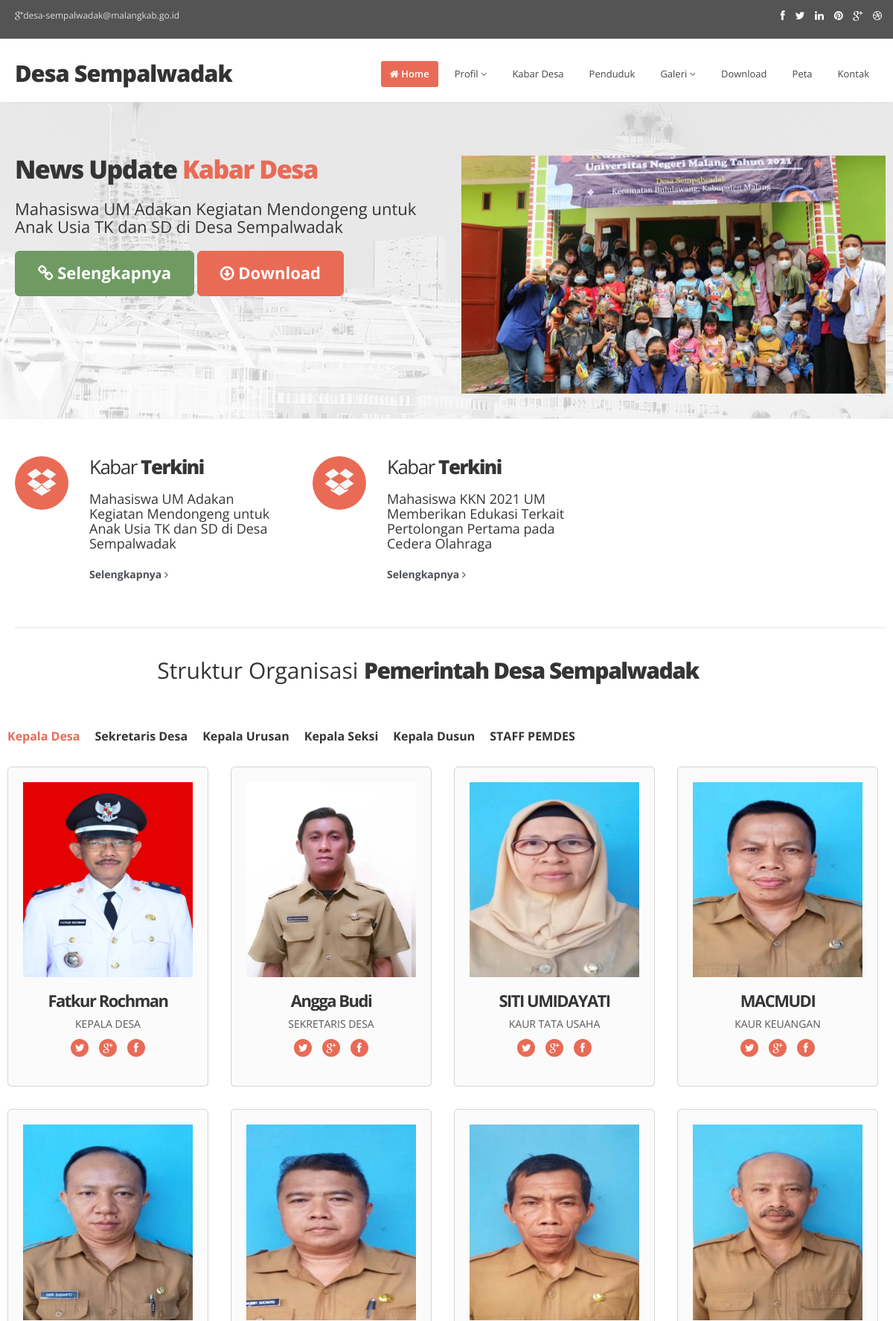
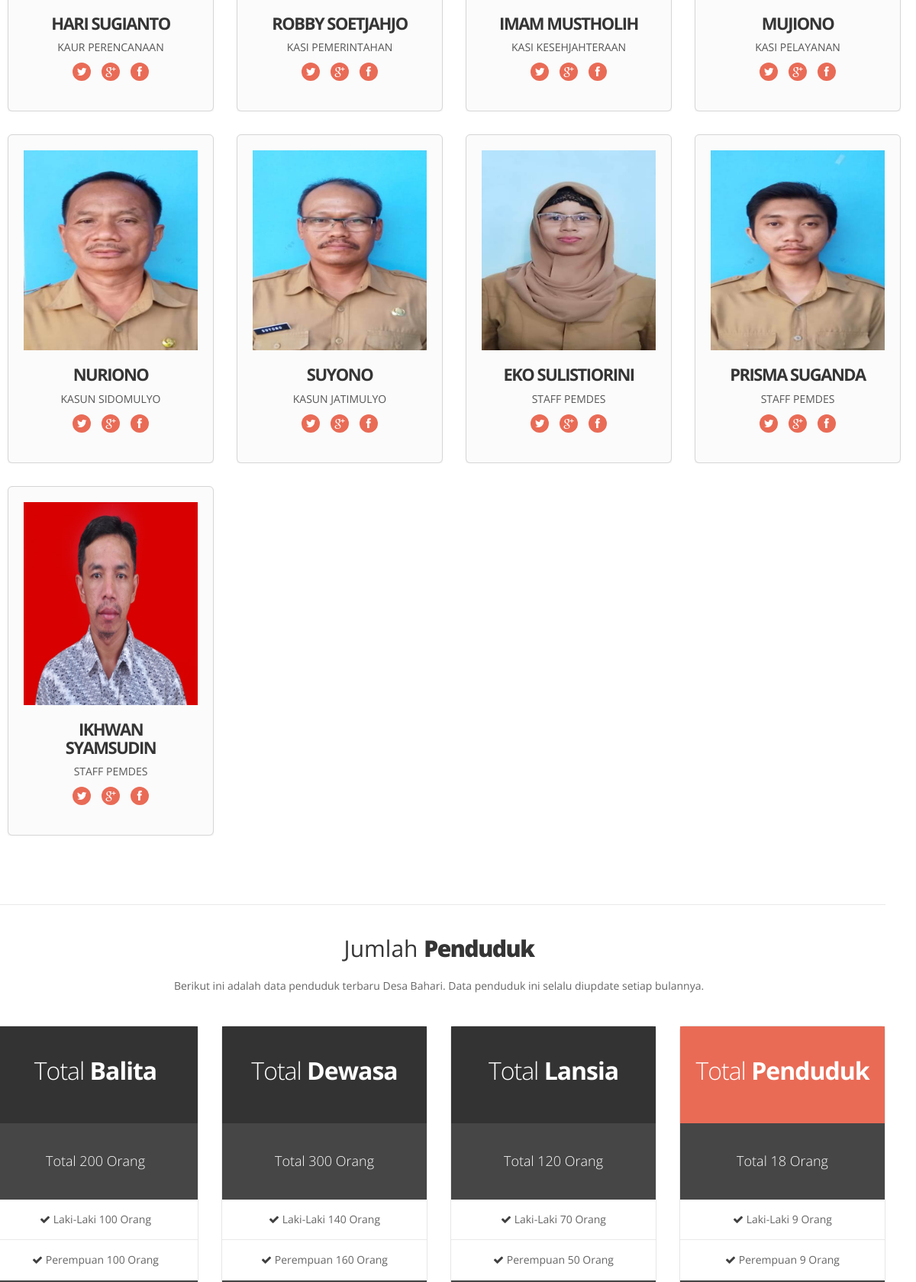
The page / (upper part) on the database its author committed (2 pictures, top to bottom).
### tables this page shows
CREATE TABLE `artikel` (
  `id` int(11) NOT NULL,
  `title` varchar(100) NOT NULL,
  `content` text NOT NULL,
  `image` varchar(128) NOT NULL DEFAULT 'default.jpg',
  `url` varchar(100) NOT NULL,
  `counter` int(3) NOT NULL,
  `date_created` int(11) NOT NULL,
  `category_id` int(11) NOT NULL
);

### application/controllers/Home.php (called while the page is built, shortened)
<?php
class Home extends CI_Controller
{
    public function __construct()
    {
        $this->load->model('kategori_m');
        $this->load->model('artikel_m');
        $this->load->model('penduduk_m');
    }
    public function index()
    {
        $penduduk = $this->penduduk_m;
        $data['penduduk'] = $penduduk->countAll();
        $kategori = $this->kategori_m;
        $artikel = $this->artikel_m;
        $data['kategori'] = $kategori->getAll();
        $data['news'] = $artikel->kabarTerkini();
        $data['recent'] = $artikel->recentArtikel();
        $data['title'] = "Selamat Datang";
        $this->load->view('themes/header', $data);
        $this->load->view('themes/top-menu', $data);
        $this->load->view('themes/slide-show');
        $this->load->view('themes/kabar-terkini', $data);
        $this->load->view('themes/struktur-organisasi');
        $this->load->view('themes/jumlah-penduduk');
        $this->load->view('themes/testimoni');
        $this->load->view('themes/recent-artikel');
        $this->load->view('themes/footer');
    }
}

### index.php (called while the page is built, shortened)
<?php
require_once BASEPATH.'core/CodeIgniter.php';

### application/models/Artikel_m.php (called while the page is built, shortened)
<?php
class Artikel_m extends CI_Model
{
    private $_table = "artikel";
    public function kabarTerkini()
    {
        $this->db->order_by('id', 'desc');
        $this->db->limit(3);
        return $this->db->get($this->_table)->result_array();
    }
    public function recentArtikel()
    {
        $this->db->order_by('id', 'desc');
        $this->db->limit(4);
        return $this->db->get($this->_table)->result_array();
    }
}

### application/views/themes/slide-show.php (the view)
<section id="featured">
    <div class="camera_wrap" id="camera-slide">
        <?php foreach ($news as $row) : ?>
            <div data-src="<?php echo base_url('public/'); ?>img/slides/camera/slide1/img1.jpg">
                <div class="camera_caption fadeFromLeft">
                    <div class="container">
                        <div class="row">
                            <div class="span6">
                                <h2 class="animated fadeInDown"><strong>News Update <span class="colored">Kabar Desa</span></strong></h2>
                                <h5 class="animated fadeInUp"> <?= $row['title']; ?></h5>
                                <a href="<?php echo base_url(); ?>artikel/readmore/<?php echo $row['id']; ?>" class="btn btn-success btn-large animated fadeInUp">
                                    <i class="icon-link"></i> Selengkapnya
                                </a>
                                <a href="#" class="btn btn-theme btn-large animated fadeInUp">
                                    <i class="icon-download"></i> Download
                                </a>
                            </div>
                            <div class="span6">
                                <img src="<?= base_url('upload_file/images/' . $row['image']); ?>" alt="" class="animated bounceInDown delay1" />
                            </div>
                        </div>
                    </div>
                </div>
            </div>
        <?php endforeach; ?>
    </div>
</section>

### application/views/themes/kabar-terkini.php
<section id="content">
    <div class="container">
        <div class="row">
            <div class="span12">
                <div class="row">
                    <?php foreach ($news as $row) : ?>
                        <div class="span4">
                            <div class="box flyIn">
                                <div class="icon">
                                    <i class="ico icon-circled icon-bgdark icon-dropbox active icon-3x"></i>
                                </div>
                                <div class="text">
                                    <h4>Kabar <strong>Terkini</strong></h4>
                                    <h6><?= $row['title']; ?></h6>
                                    <a href="<?php echo base_url(); ?>artikel/readmore/<?php echo $row['id']; ?>" class="readmore">Selengkapnya <i class="icon-angle-right"></i></a>
                                </div>
                            </div>
                        </div>
                    <?php endforeach; ?>
                </div>
            </div>
        </div>
        <div class="row">
            <div class="span12">
                <div class="solidline"></div>
            </div>
        </div>

### rows shown on the page
artikel: title "Mahasiswa UM Adakan Kegiatan Mendongeng untuk Anak Usia TK dan SD di Desa Sempalwadak", image (picture)
artikel: title "Mahasiswa KKN 2021 UM Memberikan Edukasi Terkait Pertolongan Pertama pada Cedera Olahraga"

### other values the page prints
$penduduk "18"
